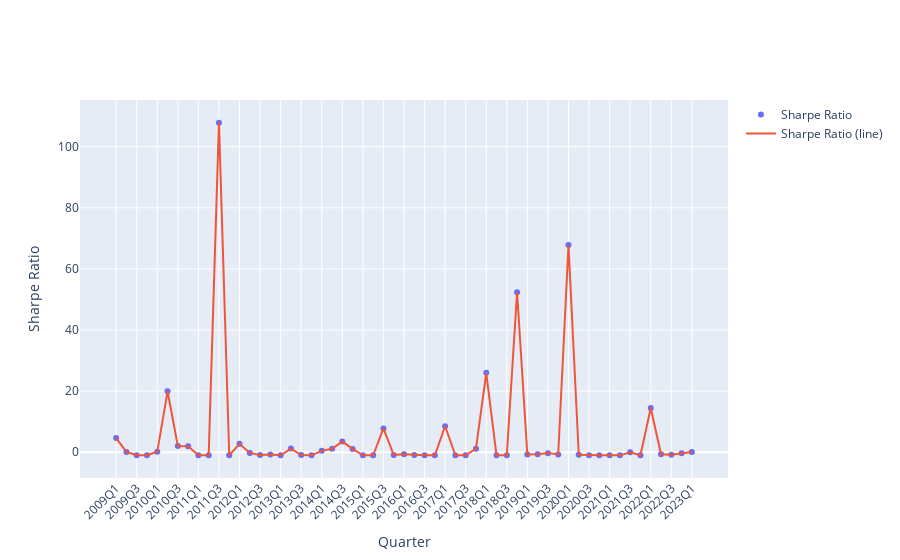

Notebook cell for this chart:
### Code cell
import plotly.graph_objs as go
from plotly.subplots import make_subplots

# Create the plotly figure object
fig = make_subplots(specs=[[{"secondary_y": False}]])

# Add the scatter trace for the Sharpe ratios
fig.add_trace(go.Scatter(x=sharpe_df.index, y=sharpe_df['vxx_sharpe'], mode='markers', name='Sharpe Ratio'))

# Add the line trace for the Sharpe ratios
fig.add_trace(go.Scatter(x=sharpe_df.index, y=sharpe_df['vxx_sharpe'], mode='lines', name='Sharpe Ratio (line)'))

# Set the axis labels
fig.update_xaxes(title_text='Quarter')
fig.update_yaxes(title_text='Sharpe Ratio')

# Set the x-axis ticks to display every other quarter
fig.update_xaxes(tickvals=sharpe_df.index[::2])

# Rotate the x-axis tick labels for better readability
fig.update_layout(xaxis_tickangle=-45)

# Add hover information for the Sharpe ratios
fig.update_traces(hovertemplate='<b>Quarter:</b> %{x}<br><b>Sharpe Ratio:</b> %{y}')

# Show the plot
fig.show()

### Figure 1 — Plotly figure (JSON) as saved in the notebook; plotly's stock layout.template omitted (floating-point values rounded to 4 significant figures)
{"data": [{"hovertemplate": "<b>Quarter:</b> %{x}<br><b>Sharpe Ratio:</b> %{y}", "mode": "markers", "name": "Sharpe Ratio", "type": "scatter", "x": ["2009Q1", "2009Q2", "2009Q3", "2009Q4", "2010Q1", "2010Q2", "2010Q3", "2010Q4", "2011Q1", "2011Q2", "2011Q3", "2011Q4", "2012Q1", "2012Q2", "2012Q3", "2012Q4", "2013Q1", "2013Q2", "2013Q3", "2013Q4", "2014Q1", "2014Q2", "2014Q3", "2014Q4", "2015Q1", "2015Q2", "2015Q3", "2015Q4", "2016Q1", "2016Q2", "2016Q3", "2016Q4", "2017Q1", "2017Q2", "2017Q3", "2017Q4", "2018Q1", "2018Q2", "2018Q3", "2018Q4", "2019Q1", "2019Q2", "2019Q3", "2019Q4", "2020Q1", "2020Q2", "2020Q3", "2020Q4", "2021Q1", "2021Q2", "2021Q3", "2021Q4", "2022Q1", "2022Q2", "2022Q3", "2022Q4", "2023Q1"], "y": [4.649, 0.1057, -0.9557, -0.9405, 0.1627, 19.96, 2.055, 1.945, -0.9955, -0.9805, 107.9, -0.9924, 2.769, -0.2051, -0.8689, -0.7377, -0.9668, 1.206, -0.8828, -0.9991, 0.4687, 1.143, 3.506, 1.112, -0.9723, -0.9993, 7.823, -0.8804, -0.6529, -0.8524, -0.9568, -0.9993, 8.509, -0.9796, -0.9928, 1.176, 26.02, -0.9802, -0.9364, 52.39, -0.7102, -0.6441, -0.2731, -0.7126, 67.83, -0.8193, -1.0, -0.9999, -0.9992, -1.0, -0.0001064, -0.9877, 14.52, -0.6684, -0.8011, -0.2825, 0.1208]}, {"hovertemplate": "<b>Quarter:</b> %{x}<br><b>Sharpe Ratio:</b> %{y}", "mode": "lines", "name": "Sharpe Ratio (line)", "type": "scatter", "x": ["2009Q1", "2009Q2", "2009Q3", "2009Q4", "2010Q1", "2010Q2", "2010Q3", "2010Q4", "2011Q1", "2011Q2", "2011Q3", "2011Q4", "2012Q1", "2012Q2", "2012Q3", "2012Q4", "2013Q1", "2013Q2", "2013Q3", "2013Q4", "2014Q1", "2014Q2", "2014Q3", "2014Q4", "2015Q1", "2015Q2", "2015Q3", "2015Q4", "2016Q1", "2016Q2", "2016Q3", "2016Q4", "2017Q1", "2017Q2", "2017Q3", "2017Q4", "2018Q1", "2018Q2", "2018Q3", "2018Q4", "2019Q1", "2019Q2", "2019Q3", "2019Q4", "2020Q1", "2020Q2", "2020Q3", "2020Q4", "2021Q1", "2021Q2", "2021Q3", "2021Q4", "2022Q1", "2022Q2", "2022Q3", "2022Q4", "2023Q1"], "y": [4.649, 0.1057, -0.9557, -0.9405, 0.1627, 19.96, 2.055, 1.945, -0.9955, -0.9805, 107.9, -0.9924, 2.769, -0.2051, -0.8689, -0.7377, -0.9668, 1.206, -0.8828, -0.9991, 0.4687, 1.143, 3.506, 1.112, -0.9723, -0.9993, 7.823, -0.8804, -0.6529, -0.8524, -0.9568, -0.9993, 8.509, -0.9796, -0.9928, 1.176, 26.02, -0.9802, -0.9364, 52.39, -0.7102, -0.6441, -0.2731, -0.7126, 67.83, -0.8193, -1.0, -0.9999, -0.9992, -1.0, -0.0001064, -0.9877, 14.52, -0.6684, -0.8011, -0.2825, 0.1208]}], "layout": {"xaxis": {"anchor": "y", "domain": [0, 1], "tickangle": -45, "tickvals": ["2009Q1", "2009Q3", "2010Q1", "2010Q3", "2011Q1", "2011Q3", "2012Q1", "2012Q3", "2013Q1", "2013Q3", "2014Q1", "2014Q3", "2015Q1", "2015Q3", "2016Q1", "2016Q3", "2017Q1", "2017Q3", "2018Q1", "2018Q3", "2019Q1", "2019Q3", "2020Q1", "2020Q3", "2021Q1", "2021Q3", "2022Q1", "2022Q3", "2023Q1"], "title": {"text": "Quarter"}}, "yaxis": {"anchor": "x", "domain": [0, 1], "title": {"text": "Sharpe Ratio"}}}}
